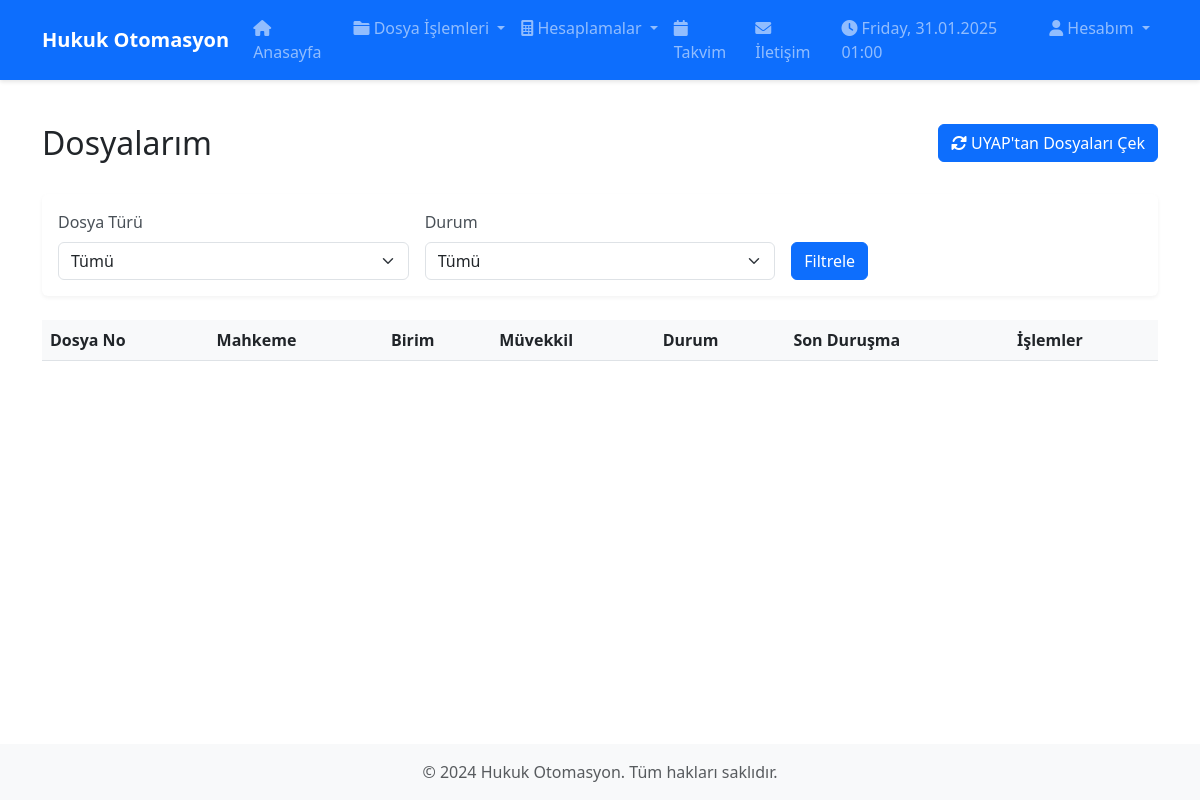
/dosyalarim, run on an earlier commit of the app's database.
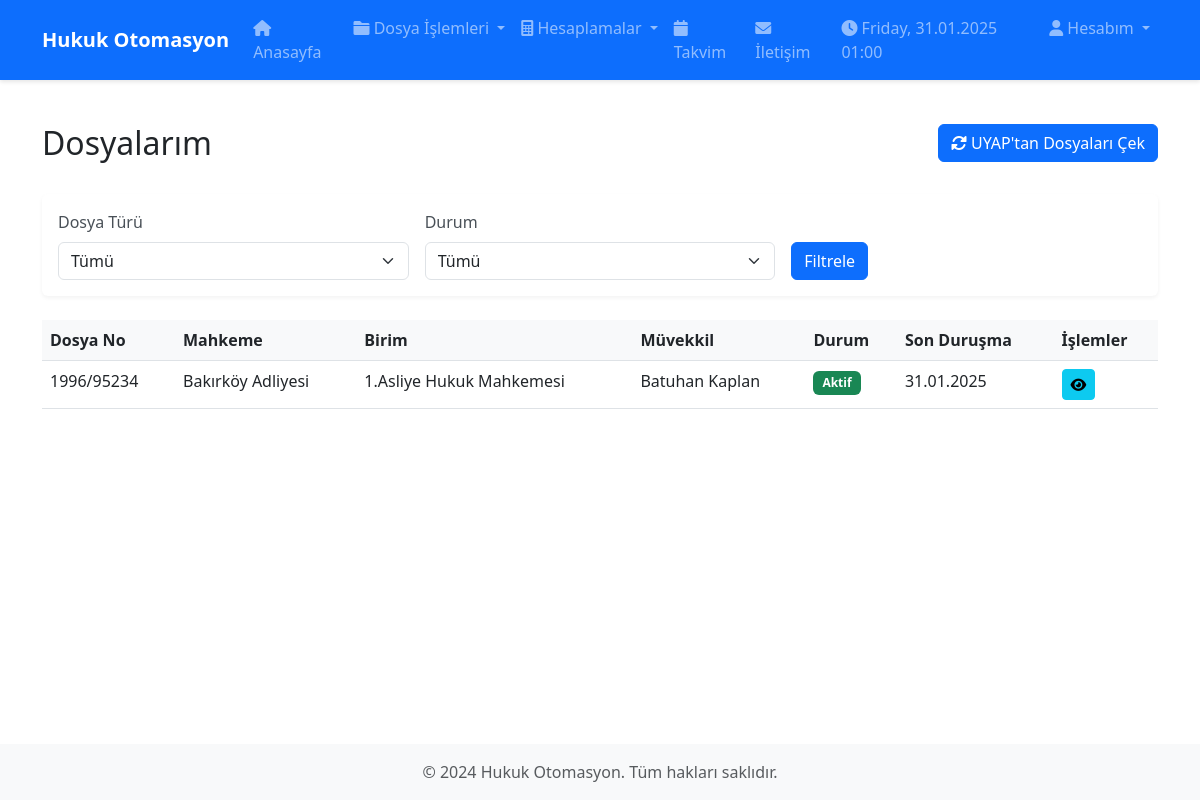
And on a later commit of the database.
### app.py (models this page shows)
class CaseFile(db.Model):
    id = db.Column(db.Integer, primary_key=True)
    file_type = db.Column(db.String(50), nullable=False)
    courthouse = db.Column(db.String(100), nullable=False)  # Adliye
    department = db.Column(db.String(100), nullable=False)  # Birim
    year = db.Column(db.Integer, nullable=False)
    case_number = db.Column(db.String(50), nullable=False)
    client_name = db.Column(db.String(150), nullable=False)
    phone_number = db.Column(db.String(20))
    status = db.Column(db.String(50), default='Aktif')
    open_date = db.Column(db.Date)
    next_hearing = db.Column(db.Date)
    hearing_time = db.Column(db.String(5))  # HH:MM formatında
    expenses = db.relationship('Expense', backref='case_file', lazy=True)
    documents = db.relationship('Document', backref='case_file', lazy=True)
    description = db.Column(db.Text)
    user_id = db.Column(db.Integer, db.ForeignKey('user.id'), nullable=False)

### app.py (the view)
@app.route('/dosyalarim')
def dosyalarim():
    file_type = request.args.get('file_type')
    status = request.args.get('status')
    query = CaseFile.query
    if file_type:
        query = query.filter_by(file_type=file_type)
    if status:
        query = query.filter_by(status=status)
    case_files = query.all()
    return render_template('dosyalarim.html',
                         case_files=case_files,
                         selected_type=file_type,
                         selected_status=status)

### app.py (called while the page is built)
@app.context_processor
def inject_datetime():
    try:
        now = datetime.now()
        current_time = {
            'weekday': now.strftime('%A'),  # Gün adı
            'time': now.strftime('%H:%M'),  # Saat
            'date': now.strftime('%d.%m.%Y')  # Tarih
        }
    except Exception:
        current_time = {
            'weekday': '',
            'time': '',
            'date': ''
        }
    return dict(current_time=current_time)

### templates/dosyalarim.html (shortened to what this page needs)
{% extends "base.html" %}
{% block content %}
<div class="container mt-4">
    <div class="row mb-4">
        <div class="col">
            <h2>Dosyalarım</h2>
        </div>
        <div class="col-auto">
            <button id="uyapSyncBtn" class="btn btn-primary">
                <i class="fas fa-sync-alt"></i> UYAP'tan Dosyaları Çek
            </button>
        </div>
    </div>
    <div class="card mb-4">
        <div class="card-body">
            <form method="get" class="row g-3">
                <div class="col-md-4">
                    <label for="file-type" class="form-label">Dosya Türü</label>
                    <select name="file_type" id="file-type" class="form-select">
                        <option value="">Tümü</option>
                    </select>
                </div>
                <div class="col-md-4">
                    <label for="status" class="form-label">Durum</label>
                    <select name="status" id="status" class="form-select">
                        <option value="">Tümü</option>
                    </select>
                </div>
                <div class="col-md-4 d-flex align-items-end">
                    <button type="submit" class="btn btn-primary">Filtrele</button>
                </div>
            </form>
        </div>
    </div>
    <div class="table-responsive">
        <table class="table table-hover">
            <thead>
                <tr>
                    <th>Dosya No</th>
                    <th>Mahkeme</th>
                    <th>Birim</th>
                    <th>Müvekkil</th>
                    <th>Durum</th>
                    <th>Son Duruşma</th>
                    <th>İşlemler</th>
                </tr>
            </thead>
            <tbody>
                {% for case in case_files %}
                <tr>
                    <td>{{ case.year }}/{{ case.case_number }}</td>
                    <td>{{ case.courthouse }}</td>
                    <td>{{ case.department }}</td>
                    <td>{{ case.client_name }}</td>
                    <td>
                        <span class="badge {% if case.status == 'Aktif' %}bg-success{% else %}bg-secondary{% endif %}">
                            {{ case.status }}
                        </span>
                    </td>
                    <td>{{ case.next_hearing.strftime('%d.%m.%Y') if case.next_hearing else '-' }}</td>
                    <td>
                        <button class="btn btn-sm btn-info view-case" data-case-id="{{ case.id }}">
                            <i class="fas fa-eye"></i>
                        </button>
                    </td>
                </tr>
                {% endfor %}
            </tbody>
        </table>
    </div>
</div>
{% endblock %}

### templates/base.html (shortened to what this page needs)
<!DOCTYPE html>
<html lang="tr">
<head>
    <link href="https://cdn.jsdelivr.net/npm/bootstrap@5.3.0/dist/css/bootstrap.min.css" rel="stylesheet">
    <link href="https://cdnjs.cloudflare.com/ajax/libs/font-awesome/6.0.0/css/all.min.css" rel="stylesheet">
    <link href="https://cdnjs.cloudflare.com/ajax/libs/toastr.js/latest/toastr.min.css" rel="stylesheet">
    <link href="{{ url_for('static', filename='css/style.css') }}" rel="stylesheet">
</head>
<body>
    <nav class="navbar navbar-expand-lg navbar-dark bg-primary">
        <div class="container">
            <a class="navbar-brand" href="/">Hukuk Otomasyon</a>
            <div class="collapse navbar-collapse" id="navbarNav">
                <ul class="navbar-nav">
                    <li class="nav-item">
                        <a class="nav-link" href="/"><i class="fas fa-home"></i> Anasayfa</a>
                    </li>
                    <li class="nav-item dropdown">
                        <a class="nav-link dropdown-toggle" href="#" id="dosyaDropdown" role="button" data-bs-toggle="dropdown">
                            <i class="fas fa-folder"></i> Dosya İşlemleri
                        </a>
                    </li>
                    <li class="nav-item dropdown">
                        <a class="nav-link dropdown-toggle" href="#" id="hesaplamaDropdown" role="button" data-bs-toggle="dropdown">
                            <i class="fas fa-calculator"></i> Hesaplamalar
                        </a>
                    </li>
                    <li class="nav-item">
                        <a class="nav-link" href="/takvim"><i class="fas fa-calendar"></i> Takvim</a>
                    </li>
                    <li class="nav-item">
                        <a class="nav-link" href="/iletisim"><i class="fas fa-envelope"></i> İletişim</a>
                    </li>
                </ul>
                <ul class="navbar-nav ms-auto">
                    <li class="nav-item">
                        <span class="nav-link">
                            <i class="fas fa-clock"></i> {{ current_time.weekday }}, {{ current_time.date }} {{ current_time.time }}
                        </span>
                    </li>
                    <li class="nav-item dropdown">
                        <a class="nav-link dropdown-toggle" href="#" id="userDropdown" role="button" data-bs-toggle="dropdown">
                            <i class="fas fa-user"></i> Hesabım
                        </a>
                    </li>
                </ul>
            </div>
        </div>
    </nav>
    <main>
        {% block content %}{% endblock %}
    </main>
    <footer class="footer mt-auto py-3 bg-light">
        <div class="container text-center">
            <span class="text-muted">© 2024 Hukuk Otomasyon. Tüm hakları saklıdır.</span>
        </div>
    </footer>
</body>
</html>

### static/css/style.css (style rules this page uses)
body { min-height: 100vh; display: flex; flex-direction: column; }
main { flex: 1; padding: 20px 0; }
.navbar { box-shadow: 0 2px 4px rgba(0,0,0,0.1); }
.navbar-brand { font-weight: bold; }
.card { box-shadow: 0 2px 4px rgba(0,0,0,0.05); border: none; margin-bottom: 1rem; }
.form-label { font-weight: 500; color: #495057; }
.table { margin-bottom: 0; }
.table th { font-weight: 600; background-color: #f8f9fa; }
.badge { padding: 0.5em 0.75em; }
.footer { background-color: #f8f9fa; padding: 1rem 0; margin-top: auto; }

What changed in the data, as far as the page shows it:
added CaseFile: year "1996", case_number "95234", courthouse "Bakırköy Adliyesi", department "1.Asliye Hukuk Mahkemesi", client_name "Batuhan Kaplan", status "Aktif", next_hearing "31.01.2025"
